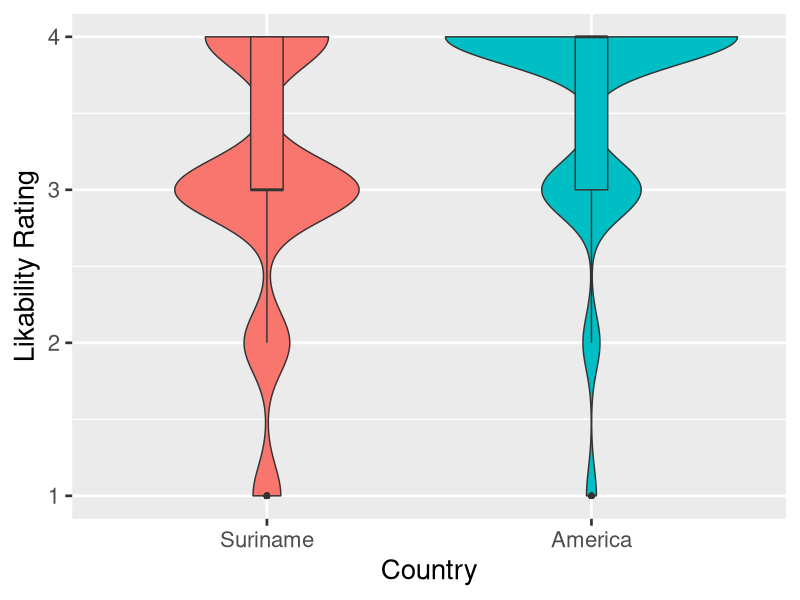
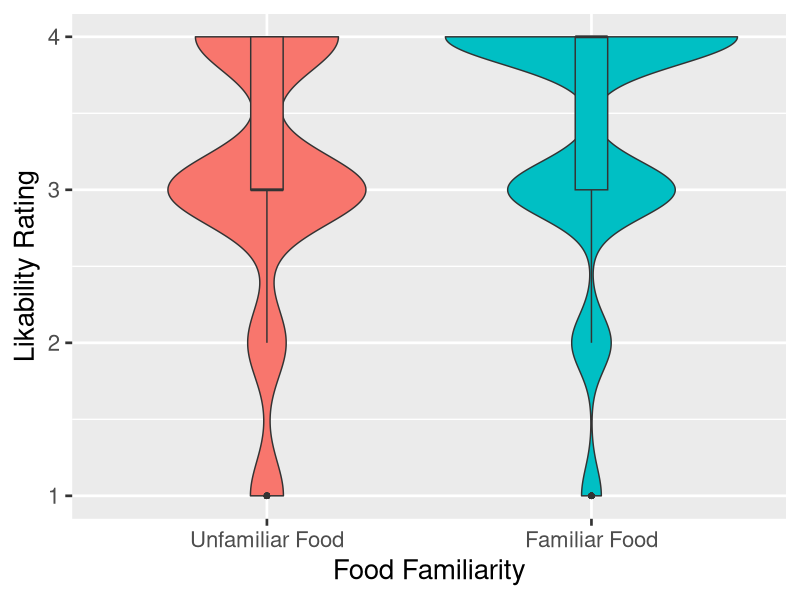
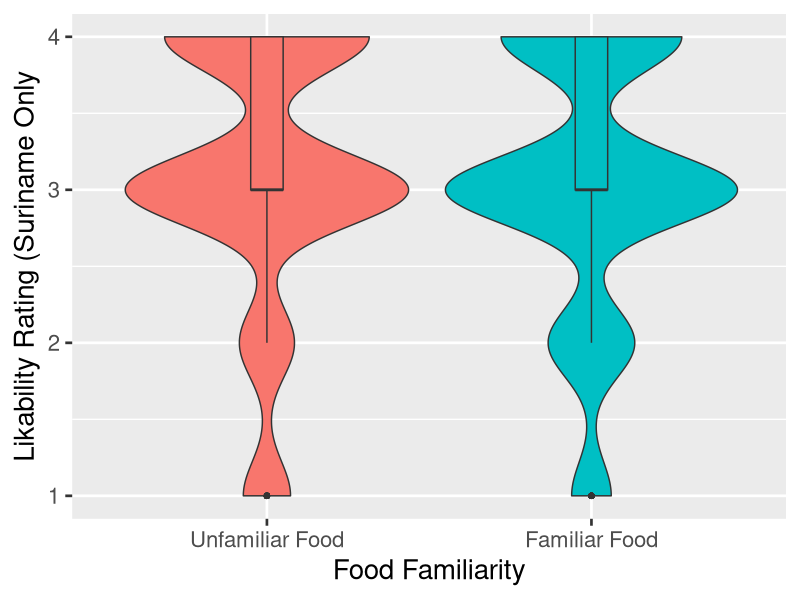
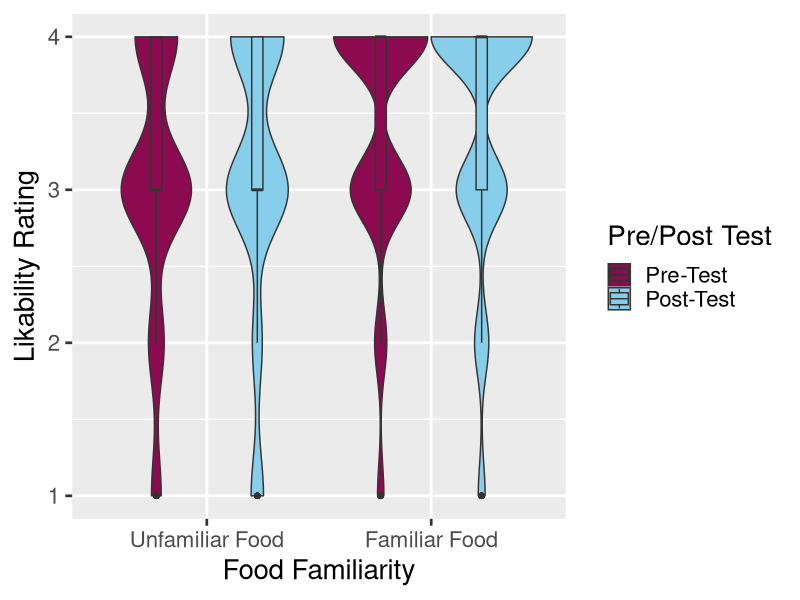
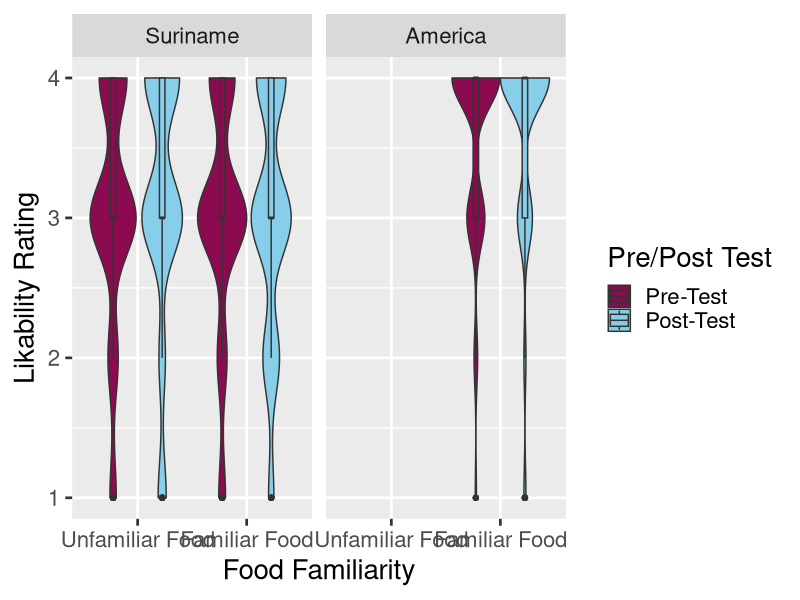
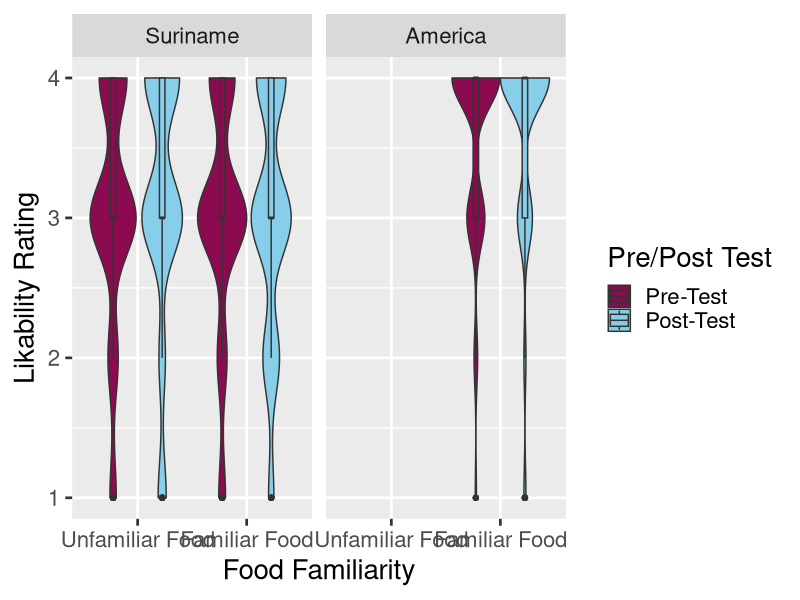

Write R code to recreate these figures, in order.
## ---- chunk 1
knitr::opts_chunk$set(echo = TRUE)
## ---- chunk 2
data<-read.csv("FFB.Keyla.Group.csv")
library(ggplot2)
library(reshape2)
library(tidyverse)
library(dplyr)

names(data)[names(data) == "Condition...1..Unfamiliar.country.eats.familiar.food..2..unfamiliar.country.eats.unfamiliar.food.."] <- "unfamCountryfoodpair"

names(data)[names(data) =="Rating...1.Really.don.t.like..to.4.Really.like."]<-"ratings"

names(data)[names(data) =="Time...0..pre.test..1..post.test"]<-"prePosttest"

names(data)[names(data) =="PID...Participant.ID..4.lines.per.participants"]<-"pid"

names(data)[names(data) =="FoodFam...Which.type.of.food.children.saw.them.with..0..unfamiliar..1..familiar"]<-"FamUnfamFood"
data$GroupCountryFam<-as.factor(data$GroupCountryFam)
data$unfamCountryfoodpair<-as.factor(data$unfamCountryfoodpair)
data$prePosttest<-as.factor(data$prePosttest)
data$FamUnfamFood<-as.factor(data$FamUnfamFood)
## ---- chunk 3
#run one-way anova
p1 <-aov(ratings~GroupCountryFam+Error(pid),data=data)
#output result
summary(p1)

plot1 <- ggplot(data = data,
                  aes(x = GroupCountryFam,
                      y = ratings,
                      fill =GroupCountryFam)) +
  labs(x = "Country", y = "Likability Rating") +
  scale_x_discrete(labels = c("Suriname","America" )) +
 
  theme_grey(base_size = 20) +
  guides(fill=F)+
  geom_violin(position=position_dodge(.9))+
  geom_boxplot(position=position_dodge(.9),
               width=.1)
plot1
## ---- chunk 4
# anova
p2<-aov(ratings~FamUnfamFood+Error(pid),data = data)
summary(p2)

#Graph it
plot2 <- ggplot(data = data,
                  aes(x = FamUnfamFood,
                      y = ratings,
                      fill =FamUnfamFood)) +
  labs(x = "Food Familiarity", y = "Likability Rating") +
  scale_x_discrete(labels = c("Unfamiliar Food","Familiar Food" )) +
 
  theme_grey(base_size = 20) +
  guides(fill=F)+
  geom_violin(position=position_dodge(.9))+
  geom_boxplot(position=position_dodge(.9),
               width=.1)
plot2

## ---- chunk 5
p2.2<-aov(ratings~FamUnfamFood+Error(pid),data = data[data$GroupCountryFam==0,])
summary(p2.2)

#Graph it
plot2.2 <- ggplot(data = data[data$GroupCountryFam==0,],
                  aes(x = FamUnfamFood,
                      y = ratings,
                      fill =FamUnfamFood)) +
  labs(x = "Food Familiarity", y = "Likability Rating (Suriname Only") +
  scale_x_discrete(labels = c("Unfamiliar Food","Familiar Food" )) +
 
  theme_grey(base_size = 20) +
  guides(fill=F)+
  geom_violin(position=position_dodge(.9))+
  geom_boxplot(position=position_dodge(.9),
               width=.1)
plot2.2

## ---- chunk 6
p3<-aov(ratings~prePosttest*FamUnfamFood+Error(pid),data=data)
summary(p3)

#graph it
plot3 <- ggplot(data = data,
                  aes(x = FamUnfamFood,
                      y = ratings,
                      fill =prePosttest)) +
  labs(x = "Food Familiarity", y = "Likability Rating",fill="Pre/Post Test") +
  scale_x_discrete(labels = c("Unfamiliar Food","Familiar Food" )) +
   scale_fill_manual(values=c("deeppink4","skyblue"),
                    labels=c("Pre-Test","Post-Test"))+
 
  theme_grey(base_size = 20) +
  geom_violin(position=position_dodge(.9))+
  geom_boxplot(position=position_dodge(.9),
               width=.1)
plot3
## ---- chunk 7

plot3.2 <- ggplot(data = data,
                  aes(x = FamUnfamFood,
                      y = ratings,
                      fill =prePosttest)) +
  labs(x = "Food Familiarity", y = "Likability Rating",fill="Pre/Post Test") +
  scale_x_discrete(labels = c("Unfamiliar Food","Familiar Food" )) +
   scale_fill_manual(values=c("deeppink4","skyblue"),
                    labels=c("Pre-Test","Post-Test"))+
 
  theme_grey(base_size = 20) +
  geom_violin(position=position_dodge(.9))+
  geom_boxplot(position=position_dodge(.9),
               width=.1)+
  facet_wrap(~factor(GroupCountryFam,labels=c("Suriname","America")))
plot3.2

ggsave("plot3.2.tiff",plot3.2,width=10,height=6,units="in",dpi=150)
